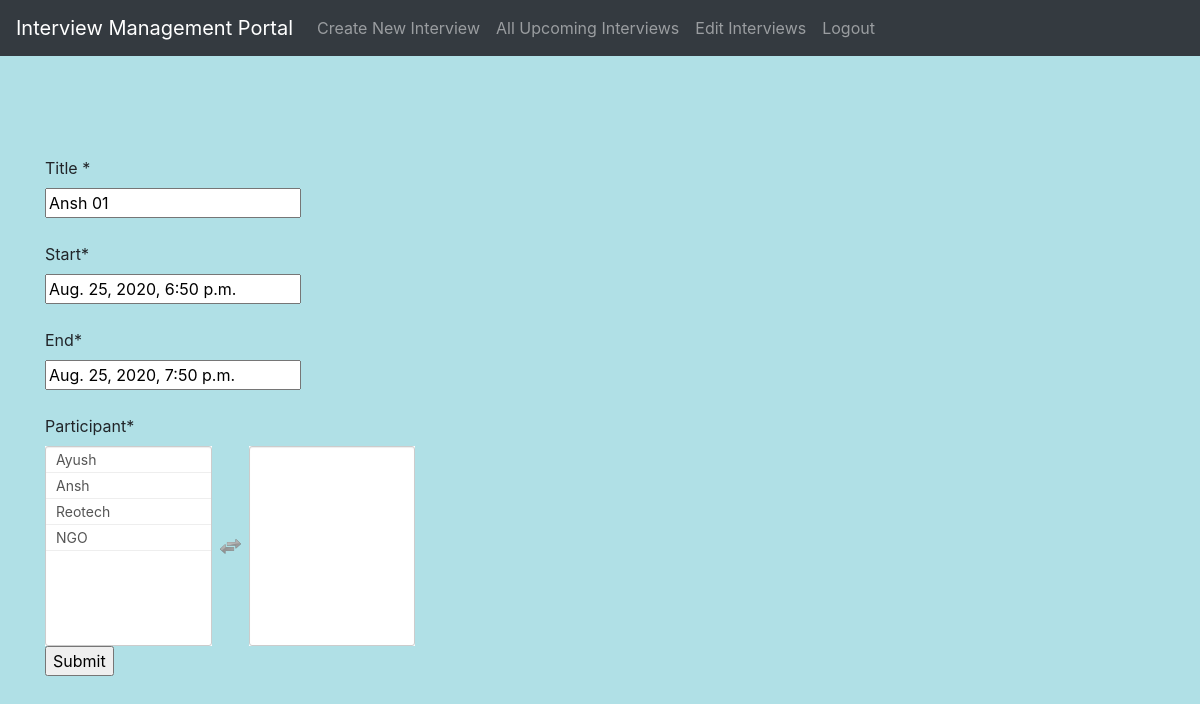
/home/update/1/ (signed in), run on the app's committed database.
### core/models.py (models this page shows, shortened)
class Interview(models.Model):
    name = models.CharField(max_length=50)
    participant = models.ManyToManyField("Participant", related_name = "interviews", through = 'ParticipantToInterview')
    start_time = models.DateTimeField()
    end_time = models.DateTimeField()

class Participant(models.Model):
    name = models.CharField(max_length=50)
    email = models.EmailField(max_length=150)
    def __str__(self):
        return self.name

### core/views.py (the view)
# urls.py: url(r'^home/update/(?P<pk>\d+)/$', views.update_one_interview_view, name = "update_one_interview"),
@login_required(login_url='/')
def update_one_interview_view(request, pk):
    interview_obj = Interview.objects.get(pk = pk)
    participants = Participant.objects.all()
    if request.method == 'POST':
        participant_pk = request.POST.getlist("participant")
        if (len(participant_pk) < 2):
                context = {
                    'obj' : interview_obj,
                    'participants' : participants,
                    'lessthantwo' : True,
                }
                return render(request,'edit_one_interview.html', context)
        start_time = request.POST.get('start')
        end_time = request.POST.get('end')
        title = request.POST.get('Title')
        start_time = convert_to_datetime(request,start_time)
        end_time = convert_to_datetime(request,end_time)
        if (start_time == "old"):
            start_time = interview_obj.start_time
        if (end_time == "old"):
            end_time = interview_obj.end_time
        invalid_ids = check_updates_conflicts(request, participant_pk, start_time, end_time, pk)
        if (len(invalid_ids) == 0):
            interview_obj.delete()
            interview_object_create(request, title, start_time, end_time, participant_pk)
            send_creation_mail(request, participant_pk,  start_time, end_time)
            return render(request,'edit_interviews.html')
        else:
            names = []
            for participant in invalid_ids:
                part_id = participant
                part_user = Participant.objects.get(id = part_id)
                names.append(part_user.name)
            context = {
                'obj' : interview_obj,
                'participants' : participants,
                'names' : names,
            }
            return render(request,'edit_one_interview.html', context)
    else:
        context = {
            'obj' : interview_obj,
            'participants' : participants,
        }
        return render(request,'edit_one_interview.html', context)

### core/templates/edit_one_interview.html (shortened to what this page needs)
{% load static %}
{% load crispy_forms_tags %}
<!DOCTYPE html>
<html lang="en">
<head>
    <link href="{% static 'css/multi-select.css' %}" media="screen" rel="stylesheet" type="text/css">
    <link rel="stylesheet" href="https://stackpath.bootstrapcdn.com/bootstrap/4.5.0/css/bootstrap.min.css">
    <link rel="stylesheet" href="https://cdnjs.cloudflare.com/ajax/libs/jquery-datetimepicker/2.5.20/jquery.datetimepicker.min.css" />
</head>
<body style="background-color:powderblue;">
    <nav class="navbar navbar-expand-lg navbar-dark bg-dark">
        <li class ="navbar-brand">Interview Management Portal</li>
        <div class="collapse navbar-collapse" id="navbarSupportedContent">
          <ul class="navbar-nav mr-auto">
            <li class="nav-item">
              <a class="nav-link" href="{% url 'create' %}">Create New Interview<span class="sr-only">(current)</span></a>
            </li>
            <li class="nav-item">
              <a class="nav-link" href="{% url 'all_interviews' %}">All Upcoming Interviews</a>
            </li>
            <li class="nav-item">
              <a class="nav-link" href="{% url 'update_interview' %}">Edit Interviews</a>
            </li>
            <li class="nav-item">
                <a class="nav-link" href="{% url 'logout' %}">Logout</a>
              </li>
          </ul>
        </div>
    </nav>
    <div class="container" style="margin-top: 100px;">
        <form method="POST">
            <div id="div_id_Title" class="control-group">
                <label for="id_Title" class="control-label requiredField"> Title <span class="asteriskField">*</span></label>
                <div class="controls">
                    <input type="text" name="Title" maxlength="50" class="textinput textInput" required id="id_Title" value = "{{obj.name}}">
                </div>
            </div>
            <br>
            <div id="div_id_start" class="control-group">
                <label for="id_start" class="control-label requiredField">Start<span class="asteriskField">*</span> </label>
                <div class="controls">
                    <input type="text" name="start" class="datetimeinput" required id="id_start", value = "{{obj.start_time}}">
                </div>
            </div>
            <br>
            <div id="div_id_end" class="control-group">
                <label for="id_end" class="control-label requiredField"> End<span class="asteriskField">*</span> </label>
                <div class="controls">
                    <input type="text" name="end" class="datetimeinput" required id="id_end",  value = "{{obj.end_time}}">
                </div>
            </div>
            <br>
            <div id="div_id_participant" class="control-group">
                <label for="id_participant" class="control-label requiredField"> Participant<span class="asteriskField">*</span> </label>
                <div class="controls">
                    <select name="participant" class="selectmultiple" required id="id_participant" multiple>
                        {% for participant in participants %}
                            <option value="{{participant.id}}"> {{participant}} </option>
                        {% endfor %}
                    </select>
                </div>
            </div>
            <input type="submit" name="Submit" value="Submit">
        </form>
    </div>
</body>
</html>

### core/static/css/multi-select.css (style rules this page uses)
.ms-container .ms-selectable li.ms-elem-selectable, .ms-container .ms-selection li.ms-elem-selection { border-bottom: 1px #eee solid; padding: 2px 10px; color: #555; font-size: 14px; }

### data on the page
Interview: Title "Ansh 01", start "Aug. 25, 2020, 6:50 p.m.", end "Aug. 25, 2020, 7:50 p.m."
Participant: {{ participant.id }} 1 (drawn)
Participant: {{ participant.id }} 2 (drawn)
Participant: {{ participant.id }} 3 (drawn)
Participant: {{ participant.id }} 4 (drawn)
